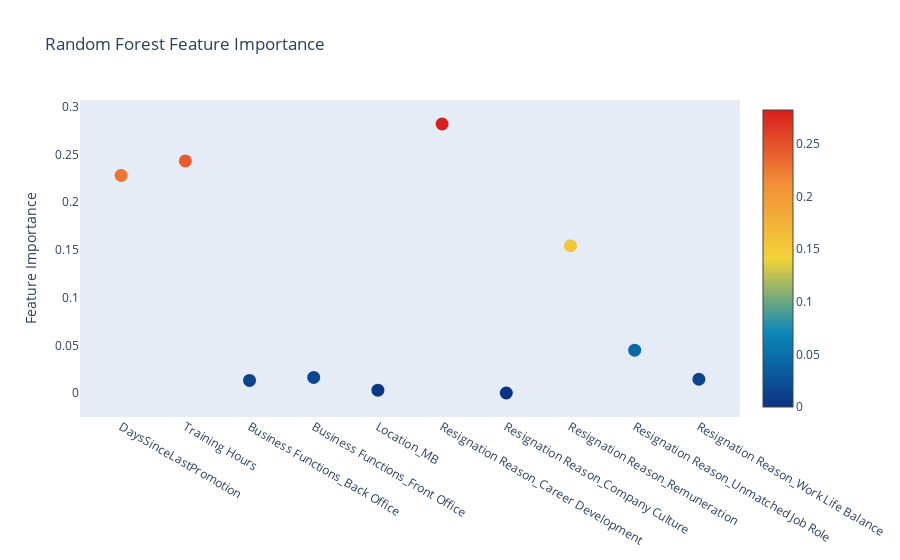

Here is the notebook cell this chart was saved with:
### Markdown cell above
# Variable Importance.

### Code cell
# Scatter plot 
trace = go.Scatter(
    y = rf_model.feature_importances_,
    x = X_train.columns.values,
    mode='markers',
    marker=dict(
        sizemode = 'diameter',
        sizeref = 1,
        size = 13,
        #size= rf.feature_importances_,
        #color = np.random.randn(500), #set color equal to a variable
        color = rf_model.feature_importances_,
        colorscale='Portland',
        showscale=True
    ),
    text = X_train.columns.values
)
data = [trace]

layout= go.Layout(
    autosize= True,
    title= 'Random Forest Feature Importance',
    hovermode= 'closest',
     xaxis= dict(
         ticklen= 5,
         showgrid=False,
        zeroline=False,
        showline=False
     ),
    yaxis=dict(
        title= 'Feature Importance',
        showgrid=False,
        zeroline=False,
        ticklen= 5,
        gridwidth= 2
    ),
    showlegend= False
)
fig = go.Figure(data=data, layout=layout)
fig.show()
# py.iplot(fig,filename='scatter2010')

### Figure 1 — Plotly figure (JSON) as saved in the notebook; plotly's stock layout.template omitted (floating-point values rounded to 4 significant figures)
{"data": [{"marker": {"color": [0.2281, 0.2434, 0.01319, 0.01634, 0.002987, 0.2821, 0, 0.1544, 0.04494, 0.01446], "colorscale": [[0, "rgb(12,51,131)"], [0.25, "rgb(10,136,186)"], [0.5, "rgb(242,211,56)"], [0.75, "rgb(242,143,56)"], [1, "rgb(217,30,30)"]], "showscale": true, "size": 13, "sizemode": "diameter", "sizeref": 1}, "mode": "markers", "text": ["DaysSinceLastPromotion", "Training Hours", "Business Functions_Back Office", "Business Functions_Front Office", "Location_MB", "Resignation Reason_Career Development", "Resignation Reason_Company Culture", "Resignation Reason_Remuneration", "Resignation Reason_Unmatched Job Role", "Resignation Reason_Work Life Balance"], "type": "scatter", "x": ["DaysSinceLastPromotion", "Training Hours", "Business Functions_Back Office", "Business Functions_Front Office", "Location_MB", "Resignation Reason_Career Development", "Resignation Reason_Company Culture", "Resignation Reason_Remuneration", "Resignation Reason_Unmatched Job Role", "Resignation Reason_Work Life Balance"], "y": [0.2281, 0.2434, 0.01319, 0.01634, 0.002987, 0.2821, 0, 0.1544, 0.04494, 0.01446]}], "layout": {"autosize": true, "hovermode": "closest", "showlegend": false, "title": {"text": "Random Forest Feature Importance"}, "xaxis": {"showgrid": false, "showline": false, "ticklen": 5, "zeroline": false}, "yaxis": {"gridwidth": 2, "showgrid": false, "ticklen": 5, "title": {"text": "Feature Importance"}, "zeroline": false}}}
